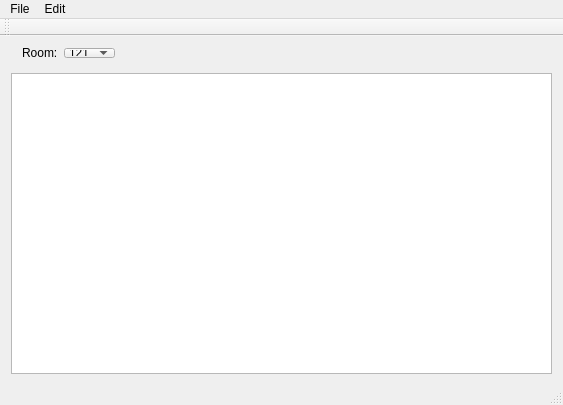
<?xml version="1.0" encoding="UTF-8"?>
<ui version="4.0">
 <class>MainWindow</class>
 <widget class="QMainWindow" name="MainWindow">
  <property name="geometry">
   <rect>
    <x>0</x>
    <y>0</y>
    <width>563</width>
    <height>405</height>
   </rect>
  </property>
  <property name="windowTitle">
   <string>MainWindow</string>
  </property>
  <widget class="QWidget" name="centralWidget">
   <widget class="QWidget" name="layoutWidget">
    <property name="geometry">
     <rect>
      <x>11</x>
      <y>1</y>
      <width>547</width>
      <height>32</height>
     </rect>
    </property>
    <layout class="QHBoxLayout" name="horizontalLayout">
     <item>
      <widget class="QLabel" name="label_2">
       <property name="enabled">
        <bool>true</bool>
       </property>
       <property name="text">
        <string>Room:</string>
       </property>
      </widget>
     </item>
     <item>
      <widget class="QComboBox" name="rooms">
       <item>
        <property name="text">
         <string>121</string>
        </property>
       </item>
       <item>
        <property name="text">
         <string>122</string>
        </property>
       </item>
       <item>
        <property name="text">
         <string>123</string>
        </property>
       </item>
       <item>
        <property name="text">
         <string>124</string>
        </property>
       </item>
      </widget>
     </item>
     <item>
      <spacer name="horizontalSpacer">
       <property name="orientation">
        <enum>Qt::Horizontal</enum>
       </property>
       <property name="sizeHint" stdset="0">
        <size>
         <width>418</width>
         <height>20</height>
        </size>
       </property>
      </spacer>
     </item>
    </layout>
   </widget>
   <widget class="QTableView" name="tableView">
    <property name="geometry">
     <rect>
      <x>11</x>
      <y>37</y>
      <width>541</width>
      <height>301</height>
     </rect>
    </property>
   </widget>
  </widget>
  <widget class="QMenuBar" name="menuBar">
   <property name="geometry">
    <rect>
     <x>0</x>
     <y>0</y>
     <width>563</width>
     <height>22</height>
    </rect>
   </property>
   <widget class="QMenu" name="menuFile">
    <property name="title">
     <string>File</string>
    </property>
    <addaction name="Action_open"/>
    <addaction name="Action_save"/>
    <addaction name="ActionSave_as"/>
    <addaction name="separator"/>
    <addaction name="Action_quit"/>
   </widget>
   <widget class="QMenu" name="menuEdit">
    <property name="title">
     <string>Edit</string>
    </property>
    <addaction name="Action_room"/>
    <addaction name="Action_teacher"/>
    <addaction name="Action_course"/>
    <addaction name="Action_class"/>
   </widget>
   <addaction name="menuFile"/>
   <addaction name="menuEdit"/>
  </widget>
  <widget class="QToolBar" name="mainToolBar">
   <attribute name="toolBarArea">
    <enum>TopToolBarArea</enum>
   </attribute>
   <attribute name="toolBarBreak">
    <bool>false</bool>
   </attribute>
  </widget>
  <widget class="QStatusBar" name="statusBar"/>
  <action name="Action_open">
   <property name="text">
    <string>Action_open</string>
   </property>
  </action>
  <action name="Action_save">
   <property name="text">
    <string>Action_save</string>
   </property>
  </action>
  <action name="ActionSave_as">
   <property name="text">
    <string>ActionSave_as</string>
   </property>
  </action>
  <action name="Action_quit">
   <property name="text">
    <string>Action_quit</string>
   </property>
  </action>
  <action name="Action_room">
   <property name="text">
    <string>Action_room</string>
   </property>
  </action>
  <action name="Action_teacher">
   <property name="text">
    <string>Action_teacher</string>
   </property>
  </action>
  <action name="Action_course">
   <property name="text">
    <string>Action_course</string>
   </property>
  </action>
  <action name="Action_class">
   <property name="text">
    <string>Action_class</string>
   </property>
  </action>
 </widget>
 <layoutdefault spacing="6" margin="11"/>
 <resources/>
 <connections/>
</ui>
